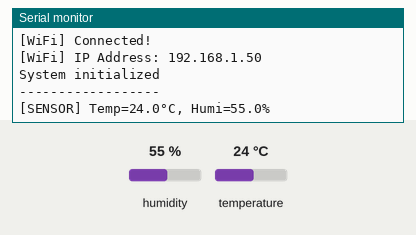
A sketch run on a simulated ESP32. Shown: the last lines printed to the serial monitor. Inputs (shaded band) come from the test bench; at power-on: humidity 55 %, temperature 24 °C. WiFi joins after 1.5 s; servers stay silent unless stated; uploads are accepted with an empty reply.

Above: at 2.8 s.
2.9 s: humidity set to 22 %
At 10.16 s:
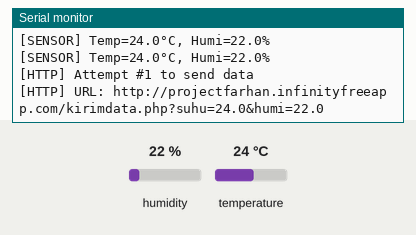
11.5 s: temperature set to 12 °C
At 13.2 s:
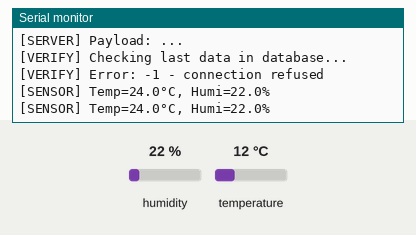
16.5 s: humidity set to 40 %
At 20.36 s:
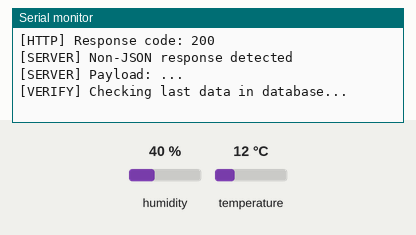
Timing chart, 0 to 21.9 s (numbered marks = the images above; inputs shaded):
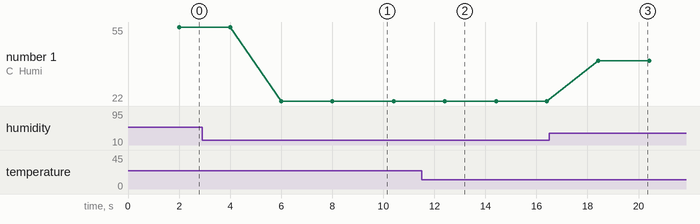

The sketch:

hsoting_suhu.ino
```cpp
#include "DHT.h"
#include <WiFi.h>
#include <HTTPClient.h>
#include <WiFiClient.h>
#include <ArduinoJson.h>

#define DHTPIN 4
#define DHTTYPE DHT22

DHT dht(DHTPIN, DHTTYPE);

// Konfigurasi WiFi
const char* ssid = "gratisan";
const char* password = "krtmi2025";

// Konfigurasi Server
const char* server = "http://projectfarhan.infinityfreeapp.com/kirimdata.php";
const char* checkServer = "http://projectfarhan.infinityfreeapp.com/check.php";

// Interval waktu
const long sendInterval = 10000; // Kirim data setiap 10 detik
const long readInterval = 2000;  // Baca sensor setiap 2 detik
const long wifiRetryInterval = 30000; // Coba ulang WiFi setiap 30 detik jika gagal

// Variabel status
unsigned long lastSendTime = 0;
unsigned long lastReadTime = 0;
unsigned long lastWifiAttempt = 0;
float lastTemp = 0;
float lastHumi = 0;
bool wifiConnected = false;
int sendAttemptCount = 0;

void setup() {
  Serial.begin(115200);
  dht.begin();

  // Mulai dengan mencoba koneksi WiFi
  connectToWiFi();

  Serial.println("\nSystem initialized");
  Serial.println("------------------");
}

void loop() {
  unsigned long currentMillis = millis();

  // Baca sensor secara berkala
  if (currentMillis - lastReadTime >= readInterval) {
    readSensor();
    lastReadTime = currentMillis;
  }

  // Kirim data secara berkala
  if (currentMillis - lastSendTime >= sendInterval) {
    if (WiFi.status() == WL_CONNECTED) {
      sendSensorData();
      lastSendTime = currentMillis;
    } else {
      Serial.println("Skipping send - WiFi disconnected");
    }
  }

  // Coba ulang WiFi jika terputus
  if (WiFi.status() != WL_CONNECTED && currentMillis - lastWifiAttempt >= wifiRetryInterval) {
    connectToWiFi();
    lastWifiAttempt = currentMillis;
  }
}

void readSensor() {
  float humi = dht.readHumidity();
  float temp = dht.readTemperature();

  if (!isnan(humi) && !isnan(temp)) {
    lastTemp = temp;
    lastHumi = humi;
    Serial.printf("[SENSOR] Temp=%.1f°C, Humi=%.1f%%\n", temp, humi);
  } else {
    Serial.println("[SENSOR] Error reading data");
  }
}

void connectToWiFi() {
  if (WiFi.status() == WL_CONNECTED) return;

  Serial.println("[WiFi] Connecting...");
  WiFi.disconnect(true);
  delay(100);
  WiFi.begin(ssid, password);

  unsigned long startTime = millis();
  bool printedProgress = false;

  while (WiFi.status() != WL_CONNECTED && millis() - startTime < 15000) {
    delay(500);
    if (!printedProgress) {
      Serial.print(".");
      printedProgress = true;
    } else {
      printedProgress = false;
    }
  }

  if (WiFi.status() == WL_CONNECTED) {
    Serial.println("\n[WiFi] Connected!");
    Serial.print("[WiFi] IP Address: ");
    Serial.println(WiFi.localIP());
    wifiConnected = true;
  } else {
    Serial.println("\n[WiFi] Connection Failed");
    wifiConnected = false;
  }
}

void sendSensorData() {
  sendAttemptCount++;
  Serial.printf("\n[HTTP] Attempt #%d to send data\n", sendAttemptCount);

  // Buat URL dengan parameter
  String url = String(server) + "?suhu=" + String(lastTemp, 1) + "&humi=" + String(lastHumi, 1);
  Serial.println("[HTTP] URL: " + url);

  WiFiClient client;
  HTTPClient http;

  // Konfigurasi HTTP
  http.begin(client, url);
  http.setTimeout(10000); // Timeout 10 detik
  http.addHeader("Content-Type", "application/x-www-form-urlencoded");
  http.addHeader("Cache-Control", "no-cache");

  // Kirim data
  int httpCode = http.GET();
  String payload = http.getString();
  http.end();

  // Proses respons
  if (httpCode > 0) {
    Serial.printf("[HTTP] Response code: %d\n", httpCode);

    if (httpCode == HTTP_CODE_OK) {
      // Coba parsing JSON
      DynamicJsonDocument doc(256);
      DeserializationError error = deserializeJson(doc, payload);

      if (!error) {
        // Respons JSON valid
        const char* status = doc["status"];
        Serial.printf("[SERVER] Status: %s\n", status);

        if (strcmp(status, "success") == 0) {
          Serial.println("[SERVER] Data saved successfully");
          verifyDataInDatabase(); // Verifikasi data benar-benar tersimpan
          return;
        }
      } else {
        // Tangani respons non-JSON (InfinityFree security)
        Serial.println("[SERVER] Non-JSON response detected");
        Serial.println("[SERVER] Payload: " + payload.substring(0, 100) + "...");

        // Verifikasi data tetap tersimpan
        verifyDataInDatabase();
        return;
      }
    }
  } else {
    Serial.printf("[HTTP] Error: %s\n", http.errorToString(httpCode).c_str());
  }

  // Jika sampai di sini berarti ada masalah
  Serial.println("[WARNING] Data saving not confirmed");
  delay(2000); // Jeda sebelum verifikasi ulang
  verifyDataInDatabase();
}

void verifyDataInDatabase() {
  Serial.println("[VERIFY] Checking last data in database...");

  WiFiClient client;
  HTTPClient http;

  http.begin(client, checkServer);
  http.setTimeout(8000);

  int httpCode = http.GET();

  if (httpCode == HTTP_CODE_OK) {
    String payload = http.getString();

    DynamicJsonDocument doc(256);
    DeserializationError error = deserializeJson(doc, payload);

    if (!error) {
      float dbTemp = doc["suhu"];
      float dbHumi = doc["kelembaban"];

      Serial.printf("[VERIFY] Last record in DB: %.1f°C, %.1f%%\n", dbTemp, dbHumi);

      // Bandingkan dengan data terakhir yang dikirim
      if (fabs(dbTemp - lastTemp) < 0.5 && fabs(dbHumi - lastHumi) < 0.5) {
        Serial.println("[VERIFY] Data matches! Confirmed saved.");
      } else {
        Serial.println("[VERIFY] Data mismatch! May not be saved.");
      }
    } else {
      Serial.println("[VERIFY] Error parsing verification response");
    }
  } else {
    Serial.printf("[VERIFY] Error: %d - %s\n", httpCode, http.errorToString(httpCode).c_str());
  }

  http.end();
}
```

Measured:
- after the input at 2.9 s, the serial monitor: prints a new line after 3.1 s (image 1)
- after the input at 16.5 s, the serial monitor: prints a new line after 1.9 s (image 3)
- plotted number 1: 55 → 22 after the input at 2.9 s, 22 → 40 after the input at 16.5 s
